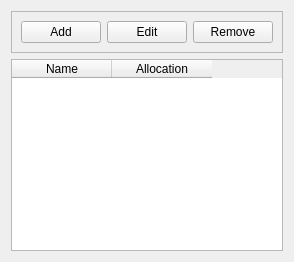
             <widget class="QWidget" name="datashows_tab">
              <attribute name="title">
               <string>[6] Datashows</string>
              </attribute>
              <layout class="QVBoxLayout" name="verticalLayout_9">
               <item>
                <widget class="QFrame" name="datashows_control_frame_2">
                 <property name="frameShape">
                  <enum>QFrame::StyledPanel</enum>
                 </property>
                 <property name="frameShadow">
                  <enum>QFrame::Raised</enum>
                 </property>
                 <layout class="QHBoxLayout" name="horizontalLayout_9">
                  <item>
                   <widget class="QPushButton" name="datashow_add_pushbutton_2">
                    <property name="text">
                     <string>Add</string>
                    </property>
                   </widget>
                  </item>
                  <item>
                   <widget class="QPushButton" name="datashow_edit_pushbutton_2">
                    <property name="text">
                     <string>Edit</string>
                    </property>
                   </widget>
                  </item>
                  <item>
                   <widget class="QPushButton" name="datashow_remove_pushbutton_2">
                    <property name="text">
                     <string>Remove</string>
                    </property>
                   </widget>
                  </item>
                 </layout>
                </widget>
               </item>
               <item>
                <widget class="QTableWidget" name="datashows_table">
                 <property name="editTriggers">
                  <set>QAbstractItemView::NoEditTriggers</set>
                 </property>
                 <property name="selectionMode">
                  <enum>QAbstractItemView::SingleSelection</enum>
                 </property>
                 <property name="selectionBehavior">
                  <enum>QAbstractItemView::SelectRows</enum>
                 </property>
                 <column>
                  <property name="text">
                   <string>Name</string>
                  </property>
                 </column>
                 <column>
                  <property name="text">
                   <string>Allocation</string>
                  </property>
                 </column>
                </widget>
               </item>
              </layout>
             </widget>
